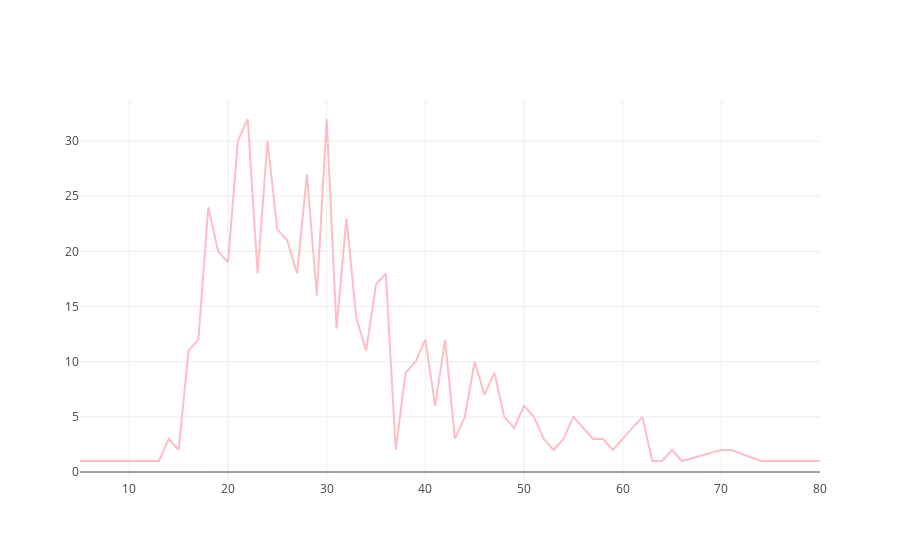

Source (notebook cell):
### Markdown cell above
### How old are those Single people ?

### Code cell
x = combine[(combine['Alone']==1)][['Age']].round().dropna().groupby(['Age']).size() 
trace0 = go.Scatter(
    x = x.index,
    y = x,
    mode = 'lines',
    name = 'lines',
    marker = dict(
        color = 'rgba(255, 182, 193, .9)',
    )
)
data = [trace0]
plotly.offline.iplot(data, filename='line-mode')

### Figure 1 — Plotly figure (JSON) as saved in the notebook; plotly's stock layout.template omitted (floating-point values rounded to 4 significant figures)
{"data": [{"marker": {"color": "rgba(255, 182, 193, .9)"}, "mode": "lines", "name": "lines", "type": "scatter", "x": [5, 11, 12, 13, 14, 15, 16, 17, 18, 19, 20, 21, 22, 23, 24, 25, 26, 27, 28, 29, 30, 31, 32, 33, 34, 35, 36, 37, 38, 39, 40, 41, 42, 43, 44, 45, 46, 47, 48, 49, 50, 51, 52, 53, 54, 55, 56, 57, 58, 59, 60, 61, 62, 63, 64, 65, 66, 70, 71, 74, 80], "y": [1, 1, 1, 1, 3, 2, 11, 12, 24, 20, 19, 30, 32, 18, 30, 22, 21, 18, 27, 16, 32, 13, 23, 14, 11, 17, 18, 2, 9, 10, 12, 6, 12, 3, 5, 10, 7, 9, 5, 4, 6, 5, 3, 2, 3, 5, 4, 3, 3, 2, 3, 4, 5, 1, 1, 2, 1, 2, 2, 1, 1]}], "layout": {}}
